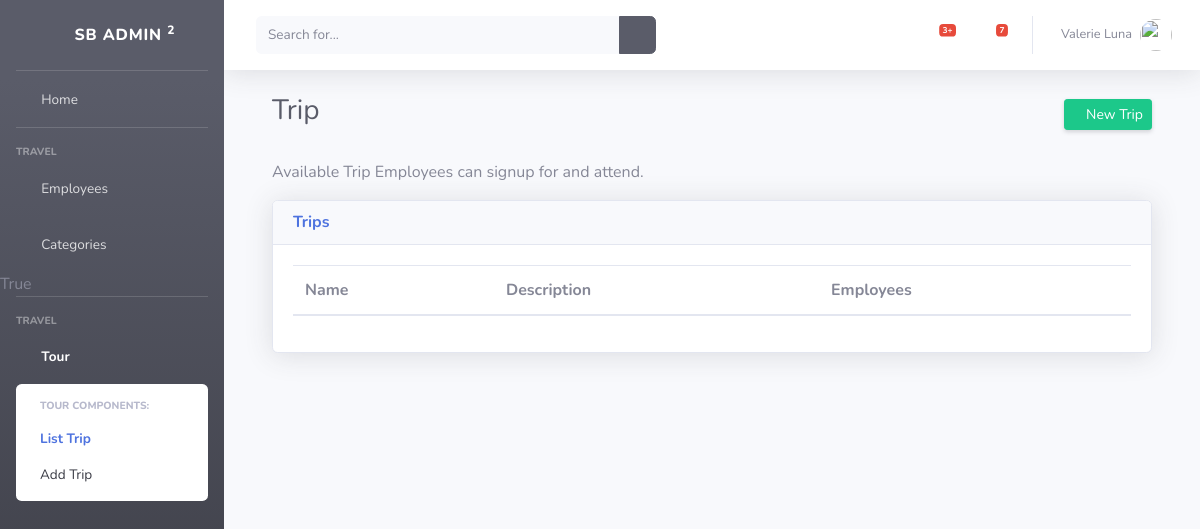
/tour/trip/list/, run on an earlier commit of the app's database.
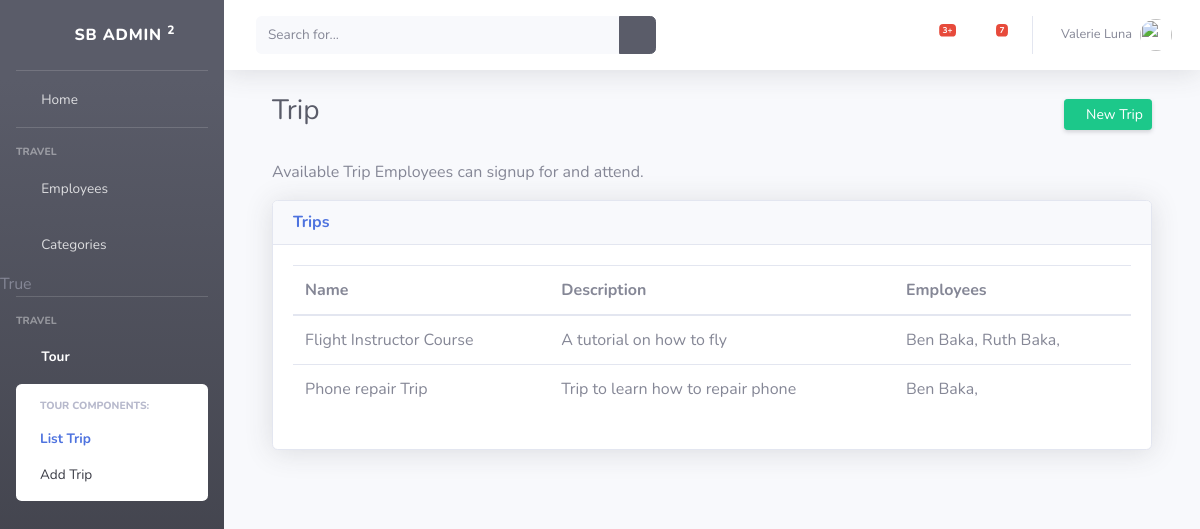
And on a later commit of the database.
### tour/models/trip.py (models this page shows, shortened)
class Trip(models.Model):
    name = models.CharField(max_length=150)
    description = models.CharField(max_length=500)
    employees = models.ManyToManyField(Employee)

### tour/models/employee.py (models this page shows, shortened)
class Employee(models.Model):
    name = models.CharField(max_length=150)
    category = models.ForeignKey(Category, on_delete=models.CASCADE)

### tour/views/trip.py (the view)
# urls.py: path('trip/list/', list_trip, name="list_trip"),
def list_trip(request):
    template = "trip/list.html"
    trips = Trip.objects.all()
    context = {"trips": trips, "list_trip_active": "active", "trip_show": "show", "trip_active": "active"}
    return render(request, template, context)

### templates/trip/list.html (shortened to what this page needs)
{% extends 'base.html' %}
{% load static %}
{% block style_link %} <link href="/static/admin/vendor/datatables/dataTables.bootstrap4.min.css" rel="stylesheet"> {% endblock style_link %}
{% block content %}
    <div class="container-fluid">
        <div class="d-sm-flex align-items-center justify-content-between">
            <h1 class="h3 mb-2 text-gray-800">Trip</h1>
            <a href="{% url 'add_trip' %}" class="d-none d-sm-inline-block btn btn-sm btn-success shadow-sm">
                <i class="fas fa-plus fa-sm text-white-500"></i> New Trip
            </a>
        </div><br>
        <p>Available Trip Employees can signup for and attend.</p>
        <div class="card shadow mb-5">
        <div class="card-header">
            <h6 class="m-0 font-weight-bold text-primary">Trips</h6>
        </div>
        <div class="card-body">
            <table class="table table-hover" id="dataTable" width="100%" cellspacing="0">
                <thead>
                    <tr>
                        <th>Name</th>
                        <th>Description</th>
                        <th>Employees</th>
                    </tr>
                </thead>
                {% for trip in trips %}
                    <tr>
                        <td> {{ trip.name }} </td>
                        <td> {{ trip.description }} </td>
                        <td> {% for employee in trip.employees.all %} {{ employee.name }}, {% endfor %}</td>
                    </tr>
                {% endfor %}
            </table>
    </div>
{% endblock content %}

What changed in the data, as far as the page shows it:
added Trip: name "Flight Instructor Course", description "A tutorial on how to fly"
now on this page (row unchanged): Employee: name "Ben Baka"
added Employee: name "Ruth Baka", shown under "Flight Instructor Course"
added Trip: name "Phone repair Trip", description "Trip to learn how to repair phone"
